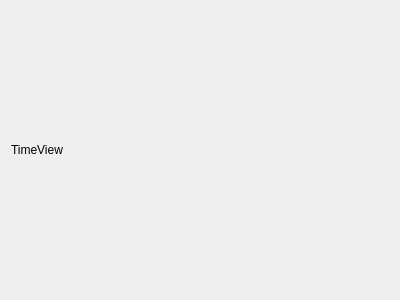
<?xml version="1.0" encoding="UTF-8"?>
<ui version="4.0">
 <class>TimeView</class>
 <widget class="QWidget" name="TimeView">
  <property name="geometry">
   <rect>
    <x>0</x>
    <y>0</y>
    <width>400</width>
    <height>300</height>
   </rect>
  </property>
  <property name="windowTitle">
   <string>Form</string>
  </property>
  <layout class="QVBoxLayout" name="verticalLayout">
   <item>
    <widget class="QLabel" name="label">
     <property name="text">
      <string>TimeView</string>
     </property>
    </widget>
   </item>
  </layout>
 </widget>
 <resources/>
 <connections/>
</ui>
